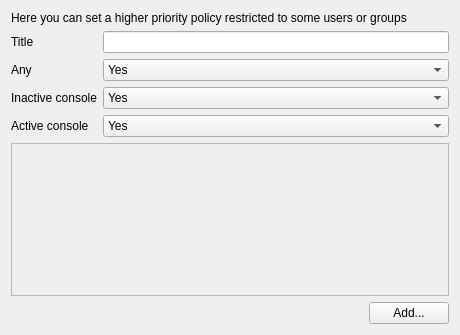
<?xml version="1.0" encoding="UTF-8"?>
<ui version="4.0">
 <class>ExplicitAuthorizationWidget</class>
 <widget class="QWidget" name="ExplicitAuthorizationWidget">
  <property name="geometry">
   <rect>
    <x>0</x>
    <y>0</y>
    <width>460</width>
    <height>335</height>
   </rect>
  </property>
  <layout class="QVBoxLayout" name="verticalLayout">
   <item>
    <widget class="QLabel" name="label">
     <property name="text">
      <string>Here you can set a higher priority policy restricted to some users or groups</string>
     </property>
     <property name="scaledContents">
      <bool>true</bool>
     </property>
     <property name="wordWrap">
      <bool>true</bool>
     </property>
    </widget>
   </item>
   <item>
    <layout class="QFormLayout" name="formLayout">
     <item row="1" column="0">
      <widget class="QLabel" name="label_2">
       <property name="text">
        <string>Any</string>
       </property>
      </widget>
     </item>
     <item row="1" column="1">
      <widget class="QComboBox" name="anyComboBox">
       <item>
        <property name="text">
         <string>Yes</string>
        </property>
       </item>
       <item>
        <property name="text">
         <string>No</string>
        </property>
       </item>
       <item>
        <property name="text">
         <string>Administrator Authentication (one shot)</string>
        </property>
       </item>
       <item>
        <property name="text">
         <string>Administrator Authentication (retain)</string>
        </property>
       </item>
       <item>
        <property name="text">
         <string>Authentication (one shot)</string>
        </property>
       </item>
       <item>
        <property name="text">
         <string>Authentication (retain)</string>
        </property>
       </item>
      </widget>
     </item>
     <item row="2" column="0">
      <widget class="QLabel" name="label_3">
       <property name="text">
        <string>Inactive console</string>
       </property>
      </widget>
     </item>
     <item row="2" column="1">
      <widget class="QComboBox" name="inactiveComboBox">
       <item>
        <property name="text">
         <string>Yes</string>
        </property>
       </item>
       <item>
        <property name="text">
         <string>No</string>
        </property>
       </item>
       <item>
        <property name="text">
         <string>Administrator Authentication (one shot)</string>
        </property>
       </item>
       <item>
        <property name="text">
         <string>Administrator Authentication (retain)</string>
        </property>
       </item>
       <item>
        <property name="text">
         <string>Authentication (one shot)</string>
        </property>
       </item>
       <item>
        <property name="text">
         <string>Authentication (retain)</string>
        </property>
       </item>
      </widget>
     </item>
     <item row="3" column="0">
      <widget class="QLabel" name="label_4">
       <property name="text">
        <string>Active console</string>
       </property>
      </widget>
     </item>
     <item row="3" column="1">
      <widget class="QComboBox" name="activeComboBox">
       <item>
        <property name="text">
         <string>Yes</string>
        </property>
       </item>
       <item>
        <property name="text">
         <string>No</string>
        </property>
       </item>
       <item>
        <property name="text">
         <string>Administrator Authentication (one shot)</string>
        </property>
       </item>
       <item>
        <property name="text">
         <string>Administrator Authentication (retain)</string>
        </property>
       </item>
       <item>
        <property name="text">
         <string>Authentication (one shot)</string>
        </property>
       </item>
       <item>
        <property name="text">
         <string>Authentication (retain)</string>
        </property>
       </item>
      </widget>
     </item>
     <item row="0" column="0">
      <widget class="QLabel" name="label_5">
       <property name="text">
        <string>Title</string>
       </property>
      </widget>
     </item>
     <item row="0" column="1">
      <widget class="KLineEdit" name="titleEdit"/>
     </item>
    </layout>
   </item>
   <item>
    <widget class="QScrollArea" name="scrollArea">
     <property name="widgetResizable">
      <bool>true</bool>
     </property>
     <widget class="QWidget" name="scrollAreaWidgetContents">
      <property name="geometry">
       <rect>
        <x>0</x>
        <y>0</y>
        <width>446</width>
        <height>140</height>
       </rect>
      </property>
     </widget>
    </widget>
   </item>
   <item>
    <layout class="QHBoxLayout" name="horizontalLayout">
     <item>
      <spacer name="horizontalSpacer">
       <property name="orientation">
        <enum>Qt::Horizontal</enum>
       </property>
       <property name="sizeHint" stdset="0">
        <size>
         <width>40</width>
         <height>20</height>
        </size>
       </property>
      </spacer>
     </item>
     <item>
      <widget class="QPushButton" name="addButton">
       <property name="text">
        <string>Add...</string>
       </property>
      </widget>
     </item>
    </layout>
   </item>
  </layout>
 </widget>
 <customwidgets>
  <customwidget>
   <class>KLineEdit</class>
   <extends>QLineEdit</extends>
   <header>klineedit.h</header>
  </customwidget>
 </customwidgets>
 <resources/>
 <connections/>
</ui>
